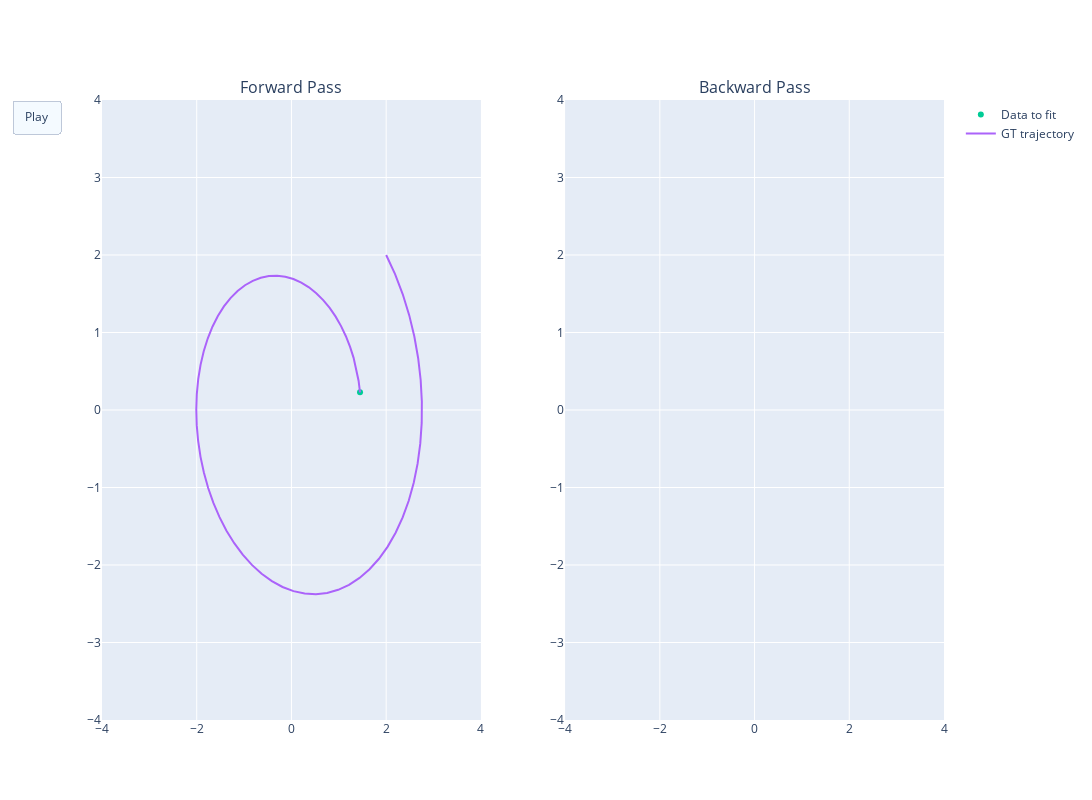

The notebook cell saved with this chart:
### Markdown cell above
### Training data at the end of trajectory

### Code cell
from example_adjoint_pytorch import make_figure_fwd_bwd

fig = make_figure_fwd_bwd(x0,T,data, [-1])
fig.show()

### Figure 1 — Plotly figure (JSON) as saved in the notebook; plotly's stock layout.template omitted (floating-point values rounded to 4 significant figures)
{"data": [{"name": "forward pass/state", "type": "scatter", "xaxis": "x", "yaxis": "y"}, {"name": "backward pass/adjoint state", "type": "scatter", "xaxis": "x2", "yaxis": "y2"}, {"mode": "markers", "name": "Data to fit", "type": "scatter", "x": [1.448], "xaxis": "x", "y": [0.228], "yaxis": "y"}, {"mode": "lines", "name": "GT trajectory", "type": "scatter", "x": [2, 2.188, 2.35, 2.486, 2.595, 2.676, 2.728, 2.753, 2.75, 2.72, 2.663, 2.582, 2.476, 2.348, 2.199, 2.032, 1.848, 1.649, 1.437, 1.216, 0.9871, 0.7529, 0.5159, 0.2784, 0.04294, -0.1883, -0.4131, -0.6294, -0.8351, -1.029, -1.208, -1.372, -1.519, -1.648, -1.758, -1.849, -1.92, -1.97, -2.0, -2.009, -1.999, -1.968, -1.919, -1.852, -1.768, -1.668, -1.554, -1.426, -1.287, -1.138, -0.9803, -0.8163, -0.6475, -0.4756, -0.3024, -0.1296, 0.04097, 0.2078, 0.3693, 0.5239, 0.6703, 0.8071, 0.9333, 1.048, 1.149, 1.238, 1.312, 1.372, 1.417, 1.448], "xaxis": "x", "y": [2, 1.753, 1.493, 1.224, 0.948, 0.6681, 0.3871, 0.1079, -0.1669, -0.4346, -0.6927, -0.9388, -1.171, -1.387, -1.584, -1.763, -1.92, -2.055, -2.167, -2.256, -2.32, -2.36, -2.376, -2.368, -2.337, -2.284, -2.209, -2.113, -1.999, -1.867, -1.719, -1.557, -1.383, -1.199, -1.006, -0.8074, -0.6047, -0.4, -0.1953, 0.007154, 0.2056, 0.398, 0.5827, 0.758, 0.9223, 1.074, 1.213, 1.336, 1.444, 1.535, 1.61, 1.667, 1.707, 1.728, 1.733, 1.72, 1.69, 1.644, 1.583, 1.507, 1.418, 1.317, 1.204, 1.082, 0.9521, 0.815, 0.6725, 0.5261, 0.3775, 0.228], "yaxis": "y"}], "layout": {"annotations": [{"font": {"size": 16}, "showarrow": false, "text": "Forward Pass", "x": 0.225, "xanchor": "center", "xref": "paper", "y": 1, "yanchor": "bottom", "yref": "paper"}, {"font": {"size": 16}, "showarrow": false, "text": "Backward Pass", "x": 0.775, "xanchor": "center", "xref": "paper", "y": 1, "yanchor": "bottom", "yref": "paper"}], "height": 800, "updatemenus": [{"buttons": [{"args": [null], "label": "Play", "method": "animate"}], "type": "buttons"}], "width": 1400, "xaxis": {"anchor": "y", "autorange": false, "domain": [0, 0.45], "range": [-4, 4], "type": "linear", "zeroline": false}, "xaxis2": {"anchor": "y2", "autorange": false, "domain": [0.55, 1], "range": [-4, 4], "zeroline": false}, "yaxis": {"anchor": "x", "autorange": false, "domain": [0, 1], "range": [-4, 4], "type": "linear", "zeroline": false}, "yaxis2": {"anchor": "x2", "autorange": false, "domain": [0, 1], "range": [-4, 4], "zeroline": false}}}
